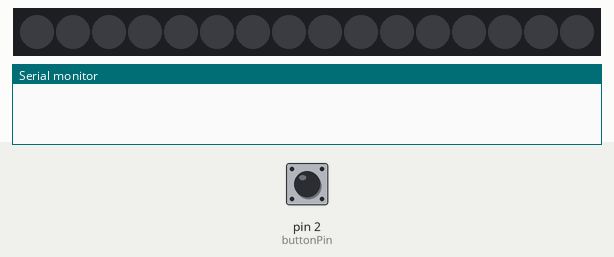
The sketch below on a simulated Arduino Uno, built with avr-gcc and run on an emulated ATmega328P. Parts: 16 RGB LEDs in strip order, left to right, the last lines printed to the serial monitor. Inputs (shaded band) come from the test bench; at power-on: pin 2 (buttonPin) LOW.

Above: at 1.2 s.
1.3 s: pin 2 (buttonPin) pulled HIGH for 0.15 s
At 1.8 s:
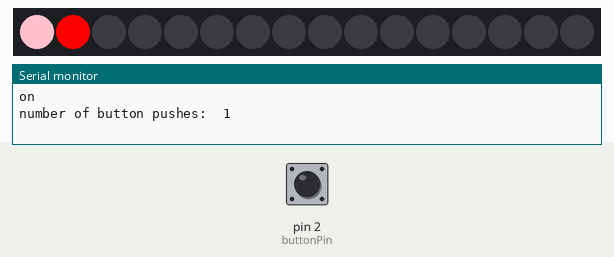
2.9 s: pin 2 (buttonPin) pulled HIGH for 1 s
5.4 s: pin 2 (buttonPin) pulled HIGH for 0.15 s
At 6.2 s:
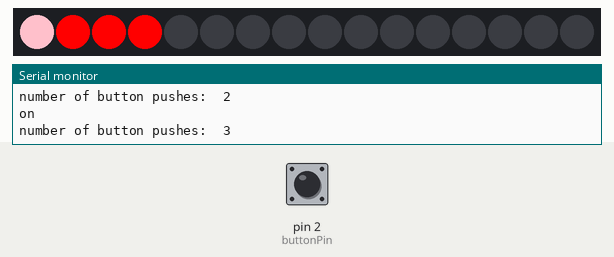
7.0 s: pin 2 (buttonPin) pulled HIGH for 1 s
Timing chart, 0 to 10.0 s (numbered marks = the images above; inputs shaded):
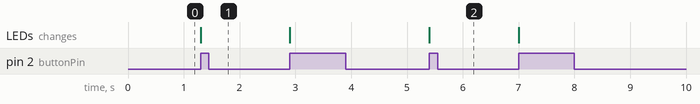

The sketch:

_8_boton_bucle_apagar.ino
```cpp
#include "FastLED.h"

#define NUM_LEDS 16
#define DATA_PIN 4

CRGB leds[NUM_LEDS];

// Definimos constantes
const int  buttonPin = 2;    // definimos el pin2 para el boton
// Variables will change:
int buttonPushCounter = 0;   // Contador de numero de veces pulado el boton
int buttonState = 0;         // Estado actual del boton
int lastButtonState = 0;     // estado anterior del boton

void setup() {
  //init de los leds
  FastLED.addLeds<NEOPIXEL, DATA_PIN>(leds, NUM_LEDS);
  // Init del boton:
  pinMode(buttonPin, INPUT);
  //init del puerto serier para ver que ocurre
  Serial.begin(9600);
}


void loop() {
  // Leemos y guardamos el  boton
  buttonState = digitalRead(buttonPin);
  // Comparamos el estado del boton con el estado anterior
  if (buttonState != lastButtonState) {
    // Si es diferente incrementamos el boton
    if (buttonState == HIGH) {
      buttonPushCounter++;
      leds[buttonPushCounter] = CRGB::Red;
      FastLED.show();
      Serial.println("on");
      Serial.print("number of button pushes:  ");
      Serial.println(buttonPushCounter);
    }
  }
  lastButtonState = buttonState;
  if (buttonPushCounter == 15){
    Serial.print("16");
    for(int i = 0; i < NUM_LEDS; i++) {
      leds[i] = CRGB::Black;
      FastLED.show();
      //delay(100);
    }
    buttonPushCounter = 0;
  }
  //Si es multiplo de 4 cambia el color a rosa de ese led
  if (buttonPushCounter % 4 == 0) {
    leds[buttonPushCounter] = CRGB::Pink;
  }
}
```

Measured:
- after the input at 1.3 s, the LEDs: change at once (image 1)
- after the input at 5.4 s, the LEDs: change at once (image 2)
